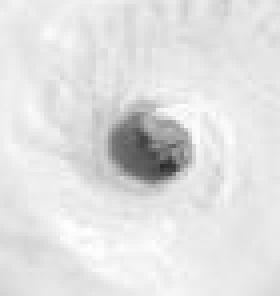
%> input picture 9/a9ii.tif, 70 x 74 px (shown 4 times larger)
$ octave hurricane.m   (GNU Octave 9; MATLAB toolbox functions it lacks are replaced by stand-ins)
%> lines starting %> are read from the running program, lines starting %| are printed output that depends on the picture

template = imread('a9ii.tif');
%> template is the input picture: size 74x70 uint8; min 44, max 254, mean 224.1
background = imread('a9i.tif');
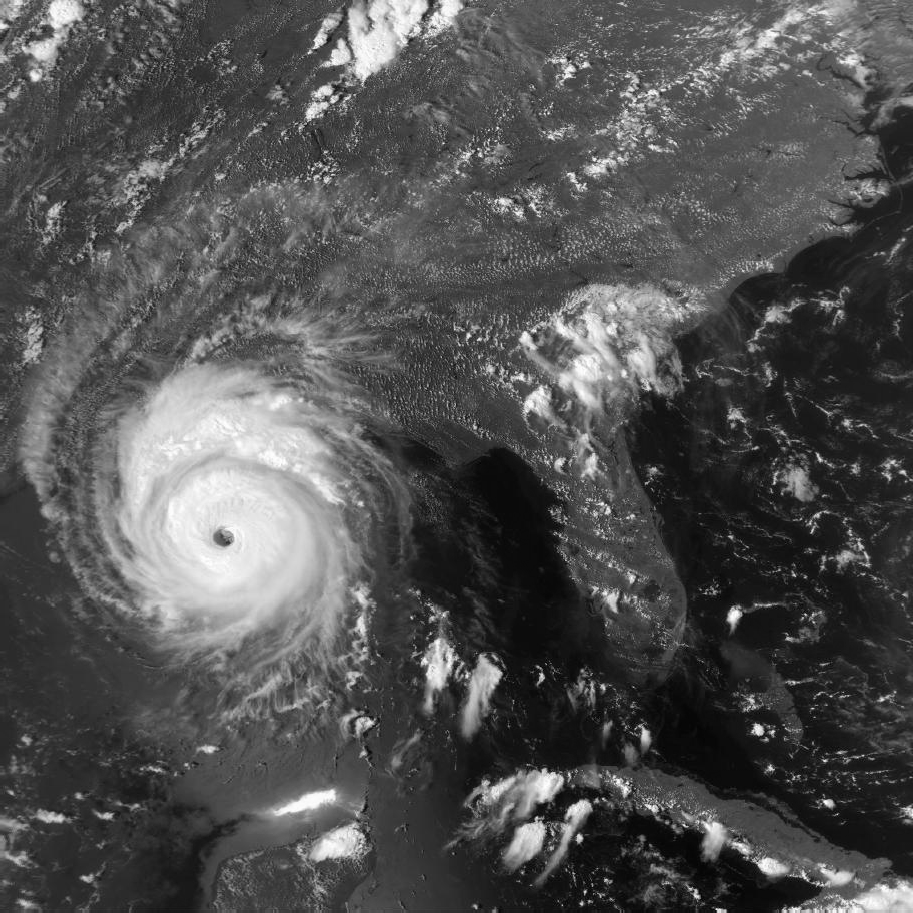
%> input picture 9/a9i.tif, 913 x 913 px
%> background is the input picture: size 913x913 uint8; min 0, max 254, mean 81.4


x1 = size(background, 2);
%> x1 = 913
y1 = size(background, 1);
%> y1 = 913

x2 = size(template, 2);
%> x2 = 70
y2 = size(template, 1);
%> y2 = 74


gg = fft2(background);

bb = fft2(template, y1, x1);

c = real(ifft2((gg.*conj(bb))./abs(gg.*conj(bb))));
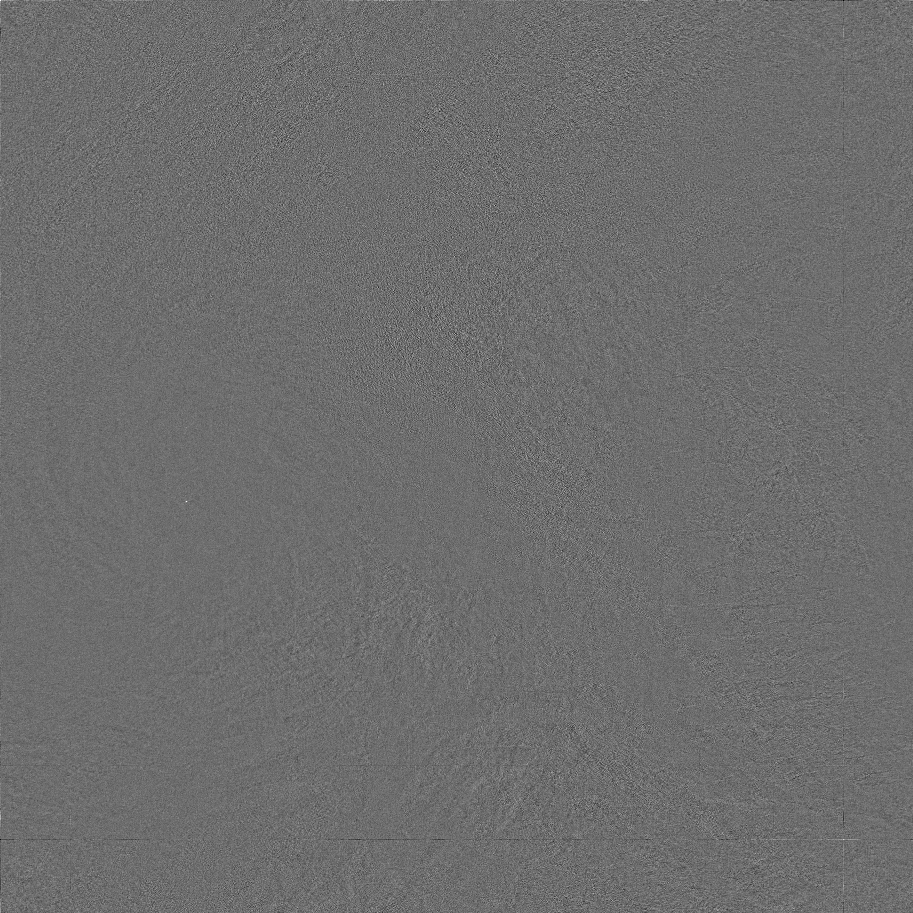
%> c: size 913x913 double; min -0.00974, max 0.0128, mean 1.2e-06; drawn with min black and max white


[max_c, imax]   = max(abs(c(:)));
%> max_c = 0.0128; imax = 170320
[yp, xp] = find(c == max(c(:)));
%> yp = 502; xp = 187

haxes = axes;

position = [xp(1), yp(1), x2, y2];
%> position = [187 502 70 74]


imshow(background, 'Parent', haxes);
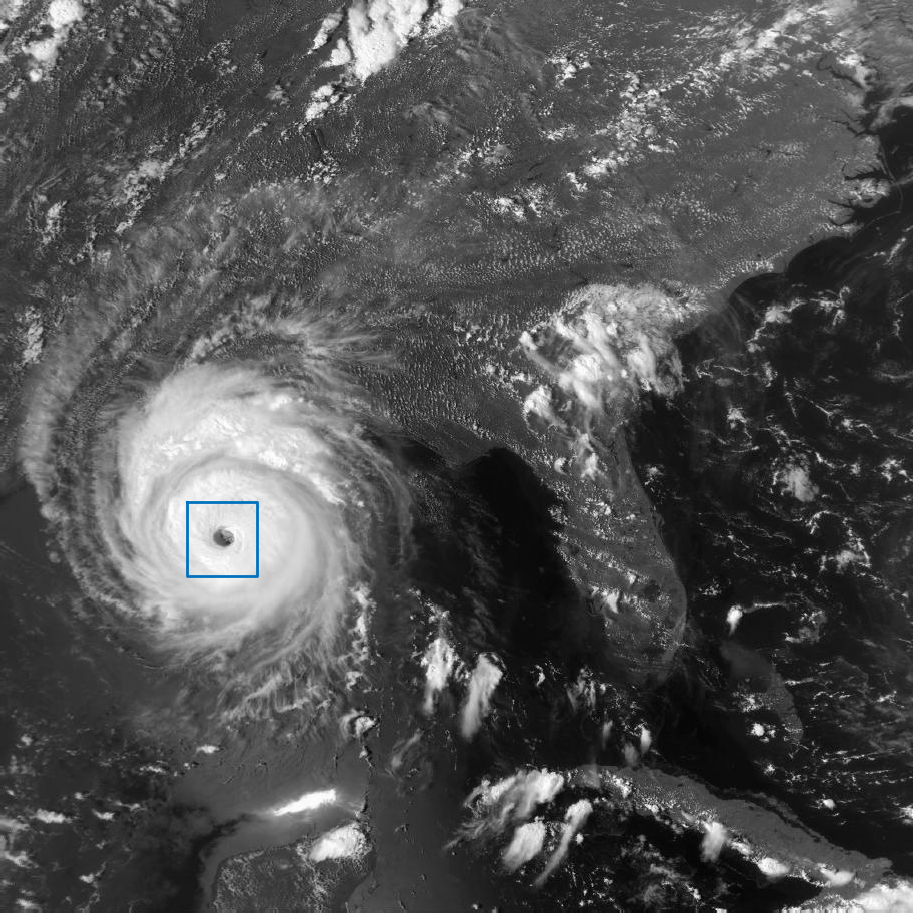
%> figure redrawn from the program's plot data
imrect(haxes, position);
